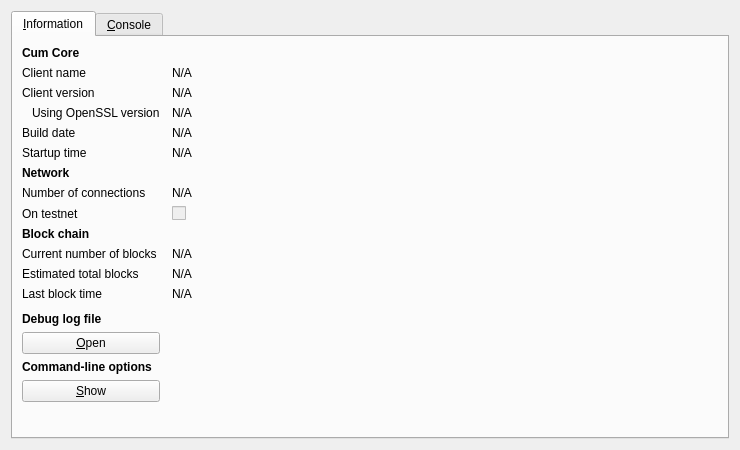
<?xml version="1.0" encoding="UTF-8"?>
<ui version="4.0">
 <class>RPCConsole</class>
 <widget class="QDialog" name="RPCConsole">
  <property name="geometry">
   <rect>
    <x>0</x>
    <y>0</y>
    <width>740</width>
    <height>450</height>
   </rect>
  </property>
  <property name="windowTitle">
   <string>Cum - Debug window</string>
  </property>
  <layout class="QVBoxLayout" name="verticalLayout_2">
   <item>
    <widget class="QTabWidget" name="tabWidget">
     <property name="currentIndex">
      <number>0</number>
     </property>
     <widget class="QWidget" name="tab_info">
      <attribute name="title">
       <string>&amp;Information</string>
      </attribute>
      <layout class="QGridLayout" name="gridLayout" columnstretch="0,1">
       <property name="horizontalSpacing">
        <number>12</number>
       </property>
       <item row="0" column="0">
        <widget class="QLabel" name="label_9">
         <property name="font">
          <font>
           <weight>75</weight>
           <bold>true</bold>
          </font>
         </property>
         <property name="text">
          <string>Cum Core</string>
         </property>
        </widget>
       </item>
       <item row="1" column="0">
        <widget class="QLabel" name="label_5">
         <property name="text">
          <string>Client name</string>
         </property>
        </widget>
       </item>
       <item row="1" column="1">
        <widget class="QLabel" name="clientName">
         <property name="cursor">
          <cursorShape>IBeamCursor</cursorShape>
         </property>
         <property name="text">
          <string>N/A</string>
         </property>
         <property name="textFormat">
          <enum>Qt::PlainText</enum>
         </property>
         <property name="textInteractionFlags">
          <set>Qt::LinksAccessibleByMouse|Qt::TextSelectableByKeyboard|Qt::TextSelectableByMouse</set>
         </property>
        </widget>
       </item>
       <item row="2" column="0">
        <widget class="QLabel" name="label_6">
         <property name="text">
          <string>Client version</string>
         </property>
        </widget>
       </item>
       <item row="2" column="1">
        <widget class="QLabel" name="clientVersion">
         <property name="cursor">
          <cursorShape>IBeamCursor</cursorShape>
         </property>
         <property name="text">
          <string>N/A</string>
         </property>
         <property name="textFormat">
          <enum>Qt::PlainText</enum>
         </property>
         <property name="textInteractionFlags">
          <set>Qt::LinksAccessibleByMouse|Qt::TextSelectableByKeyboard|Qt::TextSelectableByMouse</set>
         </property>
        </widget>
       </item>
       <item row="3" column="0">
        <widget class="QLabel" name="label_14">
         <property name="text">
          <string>Using OpenSSL version</string>
         </property>
         <property name="indent">
          <number>10</number>
         </property>
        </widget>
       </item>
       <item row="3" column="1">
        <widget class="QLabel" name="openSSLVersion">
         <property name="cursor">
          <cursorShape>IBeamCursor</cursorShape>
         </property>
         <property name="text">
          <string>N/A</string>
         </property>
         <property name="textFormat">
          <enum>Qt::PlainText</enum>
         </property>
         <property name="textInteractionFlags">
          <set>Qt::LinksAccessibleByMouse|Qt::TextSelectableByKeyboard|Qt::TextSelectableByMouse</set>
         </property>
        </widget>
       </item>
       <item row="4" column="0">
        <widget class="QLabel" name="label_12">
         <property name="text">
          <string>Build date</string>
         </property>
        </widget>
       </item>
       <item row="4" column="1">
        <widget class="QLabel" name="buildDate">
         <property name="cursor">
          <cursorShape>IBeamCursor</cursorShape>
         </property>
         <property name="text">
          <string>N/A</string>
         </property>
         <property name="textFormat">
          <enum>Qt::PlainText</enum>
         </property>
         <property name="textInteractionFlags">
          <set>Qt::LinksAccessibleByMouse|Qt::TextSelectableByKeyboard|Qt::TextSelectableByMouse</set>
         </property>
        </widget>
       </item>
       <item row="5" column="0">
        <widget class="QLabel" name="label_13">
         <property name="text">
          <string>Startup time</string>
         </property>
        </widget>
       </item>
       <item row="5" column="1">
        <widget class="QLabel" name="startupTime">
         <property name="cursor">
          <cursorShape>IBeamCursor</cursorShape>
         </property>
         <property name="text">
          <string>N/A</string>
         </property>
         <property name="textFormat">
          <enum>Qt::PlainText</enum>
         </property>
         <property name="textInteractionFlags">
          <set>Qt::LinksAccessibleByMouse|Qt::TextSelectableByKeyboard|Qt::TextSelectableByMouse</set>
         </property>
        </widget>
       </item>
       <item row="6" column="0">
        <widget class="QLabel" name="label_11">
         <property name="font">
          <font>
           <weight>75</weight>
           <bold>true</bold>
          </font>
         </property>
         <property name="text">
          <string>Network</string>
         </property>
        </widget>
       </item>
       <item row="7" column="0">
        <widget class="QLabel" name="label_7">
         <property name="text">
          <string>Number of connections</string>
         </property>
        </widget>
       </item>
       <item row="7" column="1">
        <widget class="QLabel" name="numberOfConnections">
         <property name="cursor">
          <cursorShape>IBeamCursor</cursorShape>
         </property>
         <property name="text">
          <string>N/A</string>
         </property>
         <property name="textFormat">
          <enum>Qt::PlainText</enum>
         </property>
         <property name="textInteractionFlags">
          <set>Qt::LinksAccessibleByMouse|Qt::TextSelectableByKeyboard|Qt::TextSelectableByMouse</set>
         </property>
        </widget>
       </item>
       <item row="8" column="0">
        <widget class="QLabel" name="label_8">
         <property name="text">
          <string>On testnet</string>
         </property>
        </widget>
       </item>
       <item row="8" column="1">
        <widget class="QCheckBox" name="isTestNet">
         <property name="enabled">
          <bool>false</bool>
         </property>
         <property name="text">
          <string/>
         </property>
        </widget>
       </item>
       <item row="9" column="0">
        <widget class="QLabel" name="label_10">
         <property name="font">
          <font>
           <weight>75</weight>
           <bold>true</bold>
          </font>
         </property>
         <property name="text">
          <string>Block chain</string>
         </property>
        </widget>
       </item>
       <item row="10" column="0">
        <widget class="QLabel" name="label_3">
         <property name="text">
          <string>Current number of blocks</string>
         </property>
        </widget>
       </item>
       <item row="10" column="1">
        <widget class="QLabel" name="numberOfBlocks">
         <property name="cursor">
          <cursorShape>IBeamCursor</cursorShape>
         </property>
         <property name="text">
          <string>N/A</string>
         </property>
         <property name="textFormat">
          <enum>Qt::PlainText</enum>
         </property>
         <property name="textInteractionFlags">
          <set>Qt::LinksAccessibleByMouse|Qt::TextSelectableByKeyboard|Qt::TextSelectableByMouse</set>
         </property>
        </widget>
       </item>
       <item row="11" column="0">
        <widget class="QLabel" name="label_4">
         <property name="text">
          <string>Estimated total blocks</string>
         </property>
        </widget>
       </item>
       <item row="11" column="1">
        <widget class="QLabel" name="totalBlocks">
         <property name="cursor">
          <cursorShape>IBeamCursor</cursorShape>
         </property>
         <property name="text">
          <string>N/A</string>
         </property>
         <property name="textFormat">
          <enum>Qt::PlainText</enum>
         </property>
         <property name="textInteractionFlags">
          <set>Qt::LinksAccessibleByMouse|Qt::TextSelectableByKeyboard|Qt::TextSelectableByMouse</set>
         </property>
        </widget>
       </item>
       <item row="12" column="0">
        <widget class="QLabel" name="label_2">
         <property name="text">
          <string>Last block time</string>
         </property>
        </widget>
       </item>
       <item row="12" column="1">
        <widget class="QLabel" name="lastBlockTime">
         <property name="cursor">
          <cursorShape>IBeamCursor</cursorShape>
         </property>
         <property name="text">
          <string>N/A</string>
         </property>
         <property name="textFormat">
          <enum>Qt::PlainText</enum>
         </property>
         <property name="textInteractionFlags">
          <set>Qt::LinksAccessibleByMouse|Qt::TextSelectableByKeyboard|Qt::TextSelectableByMouse</set>
         </property>
        </widget>
       </item>
       <item row="13" column="0">
        <spacer name="verticalSpacer_2">
         <property name="orientation">
          <enum>Qt::Vertical</enum>
         </property>
         <property name="sizeHint" stdset="0">
          <size>
           <width>20</width>
           <height>20</height>
          </size>
         </property>
        </spacer>
       </item>
       <item row="14" column="0">
        <widget class="QLabel" name="labelDebugLogfile">
         <property name="font">
          <font>
           <weight>75</weight>
           <bold>true</bold>
          </font>
         </property>
         <property name="text">
          <string>Debug log file</string>
         </property>
        </widget>
       </item>
       <item row="15" column="0">
        <widget class="QPushButton" name="openDebugLogfileButton">
         <property name="toolTip">
          <string>Open the Cum debug log file from the current data directory. This can take a few seconds for large log files.</string>
         </property>
         <property name="text">
          <string>&amp;Open</string>
         </property>
         <property name="autoDefault">
          <bool>false</bool>
         </property>
        </widget>
       </item>
       <item row="16" column="0">
        <widget class="QLabel" name="labelCLOptions">
         <property name="font">
          <font>
           <weight>75</weight>
           <bold>true</bold>
          </font>
         </property>
         <property name="text">
          <string>Command-line options</string>
         </property>
        </widget>
       </item>
       <item row="17" column="0">
        <widget class="QPushButton" name="showCLOptionsButton">
         <property name="toolTip">
          <string>Show the Cum-Qt help message to get a list with possible Cum command-line options.</string>
         </property>
         <property name="text">
          <string>&amp;Show</string>
         </property>
         <property name="autoDefault">
          <bool>false</bool>
         </property>
        </widget>
       </item>
       <item row="18" column="0">
        <spacer name="verticalSpacer">
         <property name="orientation">
          <enum>Qt::Vertical</enum>
         </property>
         <property name="sizeHint" stdset="0">
          <size>
           <width>20</width>
           <height>40</height>
          </size>
         </property>
        </spacer>
       </item>
      </layout>
     </widget>
     <widget class="QWidget" name="tab_console">
      <attribute name="title">
       <string>&amp;Console</string>
      </attribute>
      <layout class="QVBoxLayout" name="verticalLayout_3">
       <property name="spacing">
        <number>3</number>
       </property>
       <item>
        <widget class="QTextEdit" name="messagesWidget">
         <property name="minimumSize">
          <size>
           <width>0</width>
           <height>100</height>
          </size>
         </property>
         <property name="readOnly">
          <bool>true</bool>
         </property>
         <property name="tabKeyNavigation" stdset="0">
          <bool>false</bool>
         </property>
         <property name="columnCount" stdset="0">
          <number>2</number>
         </property>
        </widget>
       </item>
       <item>
        <layout class="QHBoxLayout" name="horizontalLayout">
         <property name="spacing">
          <number>3</number>
         </property>
         <item>
          <widget class="QLabel" name="label">
           <property name="text">
            <string notr="true">&gt;</string>
           </property>
          </widget>
         </item>
         <item>
          <widget class="QLineEdit" name="lineEdit"/>
         </item>
         <item>
          <widget class="QPushButton" name="clearButton">
           <property name="maximumSize">
            <size>
             <width>24</width>
             <height>24</height>
            </size>
           </property>
           <property name="toolTip">
            <string>Clear console</string>
           </property>
           <property name="text">
            <string/>
           </property>
           <property name="icon">
            <iconset resource="../bitcoin.qrc">
             <normaloff>:/icons/remove</normaloff>:/icons/remove</iconset>
           </property>
           <property name="shortcut">
            <string notr="true">Ctrl+L</string>
           </property>
           <property name="autoDefault">
            <bool>false</bool>
           </property>
          </widget>
         </item>
        </layout>
       </item>
      </layout>
     </widget>
    </widget>
   </item>
  </layout>
 </widget>
 <resources>
  <include location="../bitcoin.qrc"/>
 </resources>
 <connections/>
</ui>
